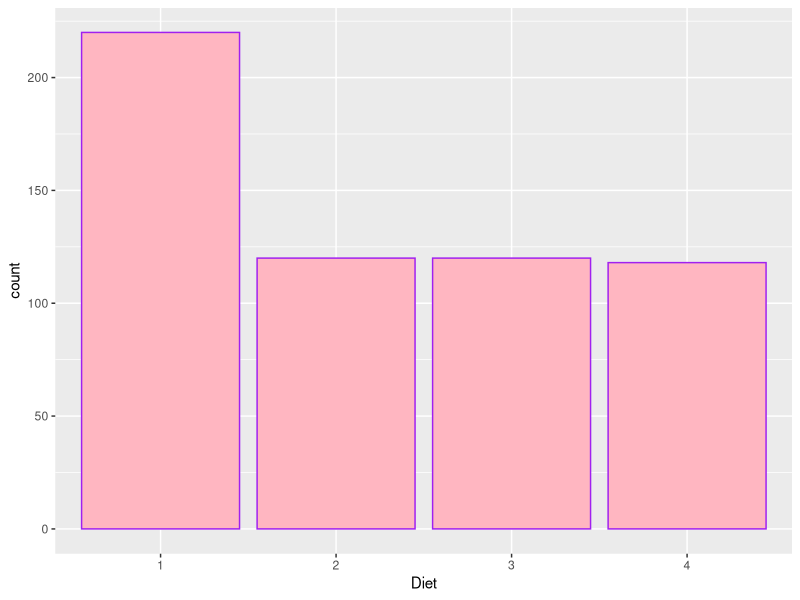
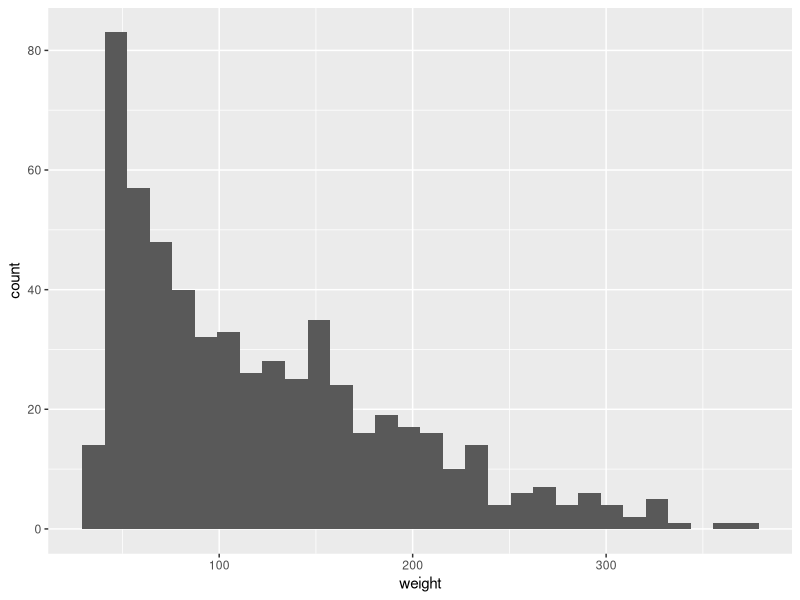
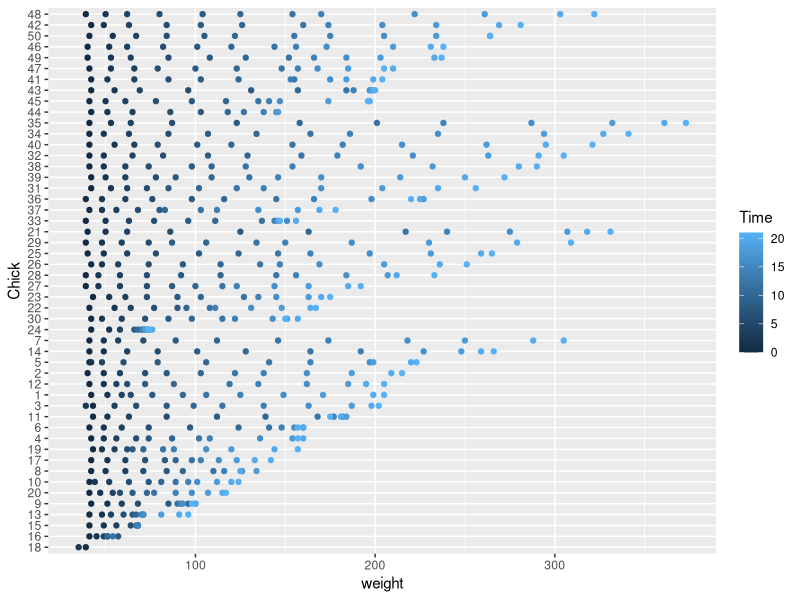
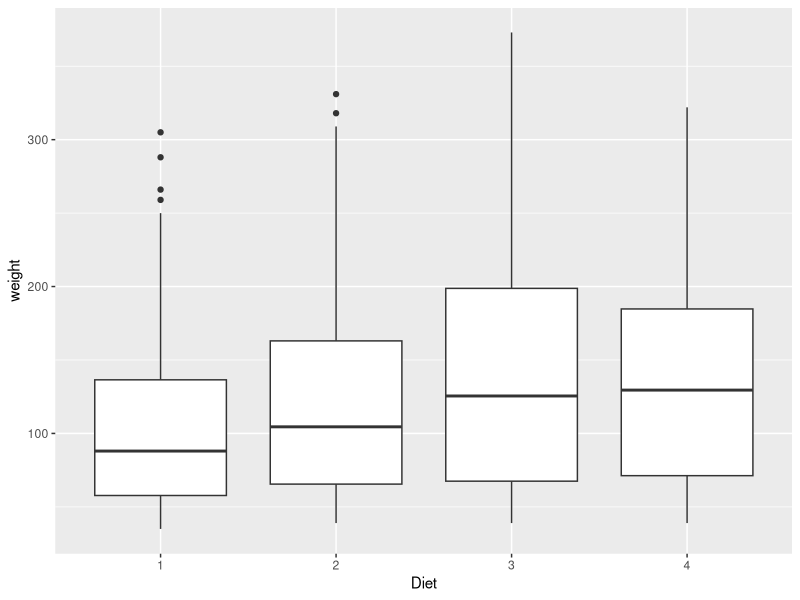
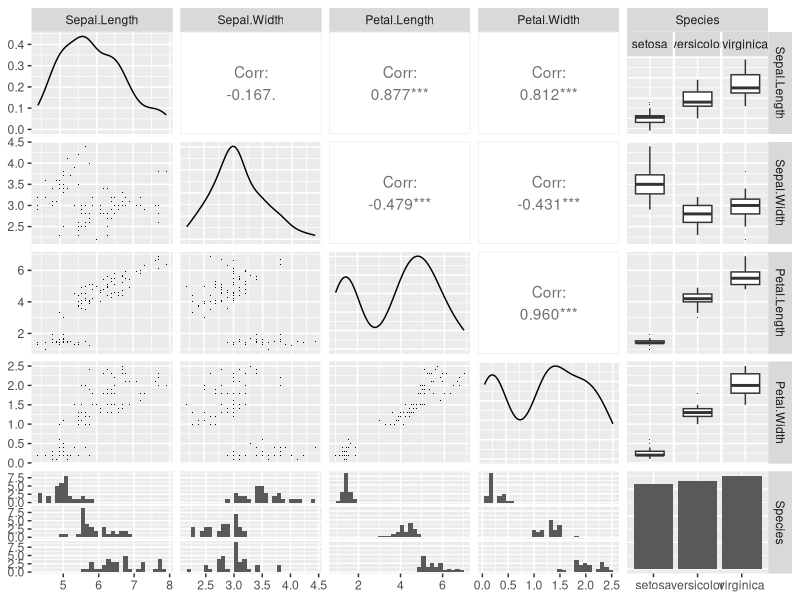

Source code (R) for these figures, in order:
## ---- chunk 1
knitr::opts_chunk$set(echo = TRUE)
## ---- chunk 2
library(ggplot2)
ChickWeight 
## ---- chunk 3
ggplot(data = ChickWeight , aes(x = Diet)) +
geom_bar(fill = "light pink", colour = "purple")
## ---- chunk 4
ggplot(data = ChickWeight, aes(x = weight)) +
geom_histogram()
## ---- chunk 5
ggplot(data = ChickWeight, aes(x = weight, y=Chick,color=Time)) +
geom_point()
## ---- chunk 6
ggplot(ChickWeight, aes(x=Diet, y=weight)) +
geom_boxplot()
## ---- chunk 7
library(ggplot2)
library(GGally)
library(scales)
library(memisc)
iris
## ---- chunk 8
set.seed(20180722)
iris_samp <- iris[sample(1:length(iris$Sepal.Width), 100), ]
ggpairs(iris_samp,lower= list(continuous = wrap("points", shape = I('.'))),
        upper = list(combo = wrap("box", outlier.shape = I('.'))))
